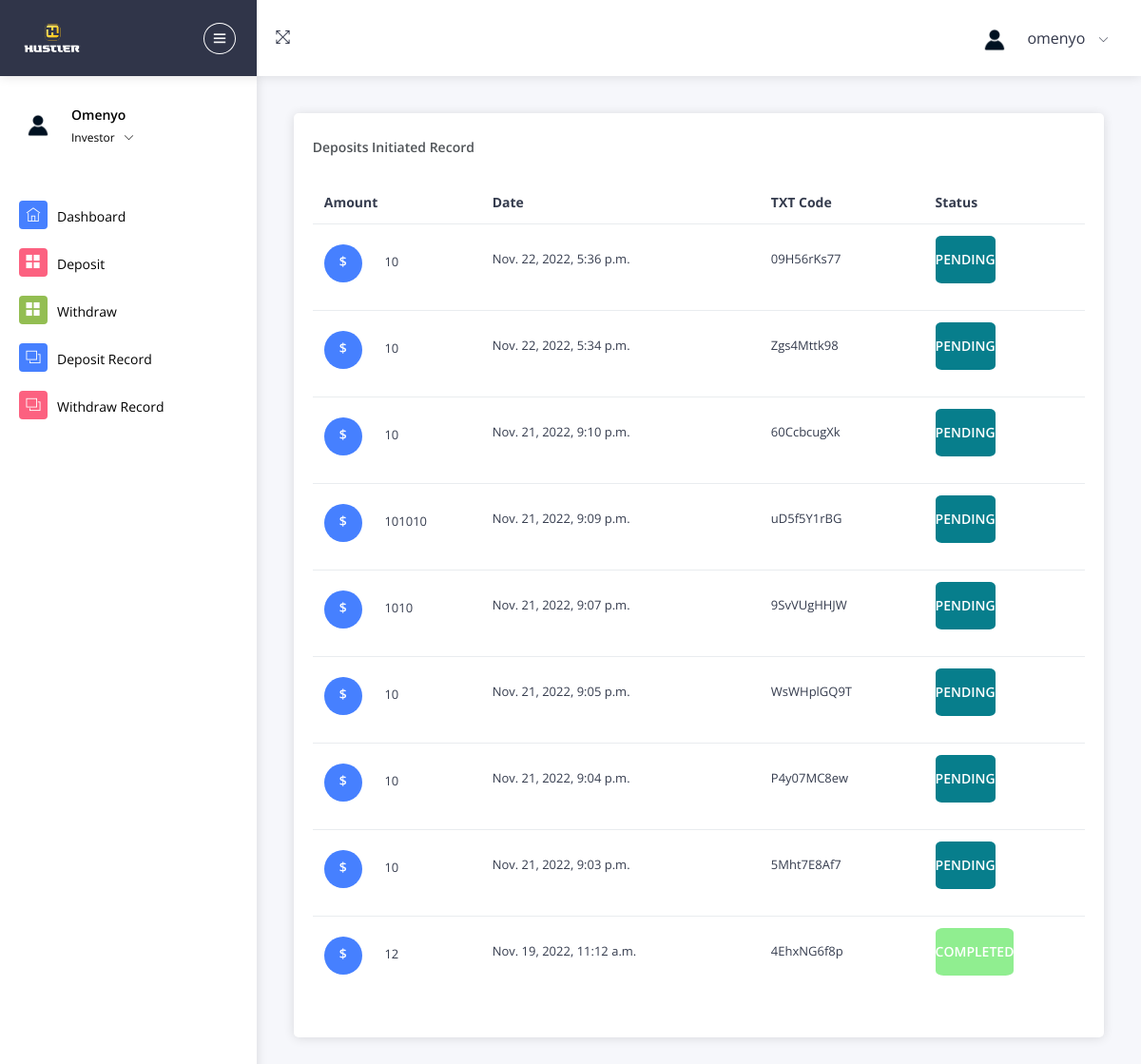
Before: /depositrecord (signed in) with the older database file.
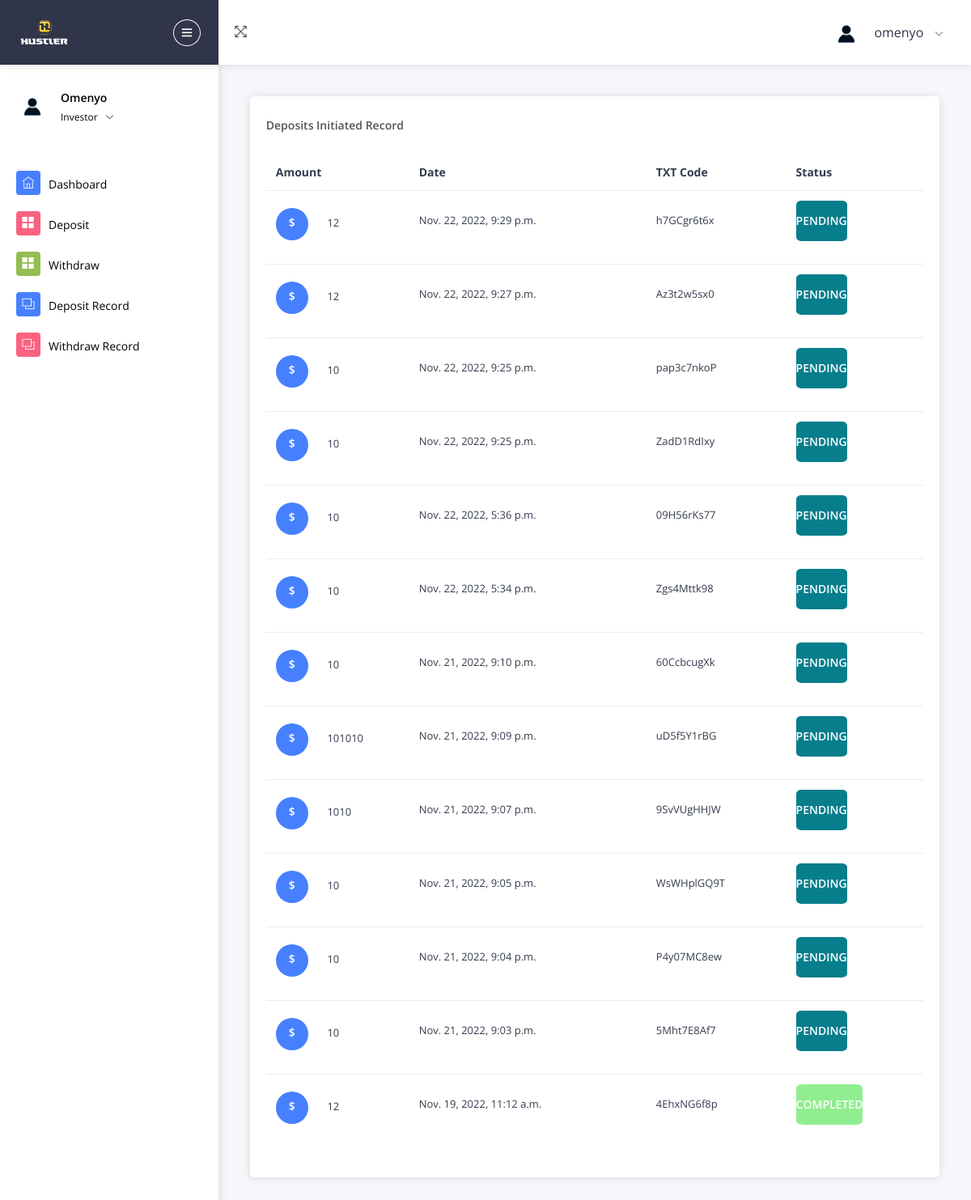
After: the same page with the newer database file.
### main/models.py (models this page shows, shortened)
class Deposit(models.Model):
	person = models.CharField(max_length=1000)
	amount= models.CharField(max_length=1000)
	txt_random=models.CharField(max_length=1000, default=1)
	date_deposit =models.DateTimeField(default=datetime.datetime.today)
	status=models.BooleanField(default=False)
	class Meta:
		ordering = ('-date_deposit', )

### main/views.py (the view)
# urls.py: path('depositrecord', views.depositrecord, name='depositrecord'),
@login_required
def depositrecord(request):
    try:
        lists=Deposit.objects.filter(person=request.user)
    except:
        lists={}
    context={'lists':lists,'header':'Deposits Initiated Record'}
    return render(request, 'withdrawdepositrecord.html',context)

### templates/withdrawdepositrecord.html (shortened to what this page needs)
{% extends 'base.html' %}
{% load static %}
{% block body %}
<div class="pcoded-content">
                        <div class="pcoded-inner-content">
                            <div class="main-body">
                                <div class="page-wrapper">
                                    <div class="page-body">
                                        <div class="row">
                                            <div class="col-md-12 col-xl-12">
                                                <div class="card project-task">
                                                    <div class="card-header">
                                                        <div class="card-header-left ">
                                                            <h5>{{ header }} </h5>
                                                        </div>
                                                        <div class="card-header-right">
                                                            <ul class="list-unstyled card-option">
                                                                <li><i class="icofont icofont-simple-left "></i></li>
                                                            </ul>
                                                        </div>
                                                    </div>
                                                    <div class="card-block p-b-10">
                                                        <div class="table-responsive">
                                                            <table class="table table-hover">
                                                                <thead>
                                                                    <tr>
                                                                        <th>Amount</th>
                                                                        <th>Date</th>
                                                                        <th>TXT Code</th>
                                                                        <th>Status</th>
                                                                    </tr>
                                                                </thead>
                                                                <tbody>
                                                                    {% for i in lists %}
                                                                    <tr>
                                                                        <td>
                                                                            <div class="task-contain">
                                                                                <h6 class="bg-c-blue d-inline-block text-center">$</h6>
                                                                                <p class="d-inline-block m-l-20">{{ i.amount }}</p>
                                                                            </div>
                                                                        </td>
                                                                        <td>
                                                                            <p class="d-inline-block m-r-20">{{ i.date_deposit }}</p>
                                                                        </td>
                                                                        <td>
                                                                            <p class="d-inline-block m-r-20">{{ i.txt_random }}</p>
                                                                        </td>
                                                                        {% if i.status == True %}
                                                                        <td>
                                                                            <p class="d-inline-block m-r-20"style=": 100px;height: 50px;font-size: 14px;color: #ffffff;font-weight: 600;
                                                                            line-height: 50px;text-align:center;display: block;background-color:#90EE90;-webkit-border-radius: 50%;-moz-border-radius: 50%;border-radius: 10%;text-transform: uppercase;">Completed</p>
                                                                        </td>
                                                                        {% else %}
                                                                        <td>
                                                                            <p class="d-inline-block m-r-20" style=": 100px;height: 50px;font-size: 14px;color: #ffffff;font-weight: 600;
                                                                            line-height: 50px;text-align:center;display: block;background-color:#077E8C;-webkit-border-radius: 50%;-moz-border-radius: 50%;border-radius: 10%;text-transform: uppercase;">Pending </p>
                                                                        </td>
                                                                        {% endif %}
                                                                    </tr>
                                                                    {% endfor %}
                                                                </tbody>
                                                            </table>
                                                        </div>
                                                    </div>
                                                </div>
                                            </div>
                                        </div>
                                    </div>
                                </div>
                            </div>
                        </div>
                    </div>
{% endblock %}

### templates/base.html (shortened to what this page needs)
{% load static %}
<!DOCTYPE html>
<html lang="en">
<head>
      <link rel="stylesheet" type="text/css" href="{% static 'assets/css/bootstrap/css/bootstrap.min.css' %}">
      <link rel="stylesheet" type="text/css" href="{% static 'assets/icon/themify-icons/themify-icons.css' %}">
      <link rel="stylesheet" type="text/css" href="{% static 'assets/icon/icofont/css/icofont.css' %}">
      <link rel="stylesheet" type="text/css" href="{% static 'assets/css/style.css' %}">
      <link rel="stylesheet" type="text/css" href="{% static 'assets/css/jquery.mCustomScrollbar.css' %}">
  </head>
  <body>
    <div id="pcoded" class="pcoded">
        <div class="pcoded-container navbar-wrapper">
            <nav class="navbar header-navbar pcoded-header">
                <div class="navbar-wrapper">
                    <div class="navbar-logo">
                        <a class="mobile-menu" id="mobile-collapse" href="#!">
                            <i class="ti-menu"></i>
                        </a>
                        <a href="index.html">
                            <img class="img-fluid" src="{% static 'assets/logo-removebg-preview.png' %}"  alt="Template"style="height:60px;width: 90px;" />
                        </a>
                    </div>
                    <div class="navbar-container container-fluid">
                        <ul class="nav-left">
                            <li>
                                <a href="#!" onclick="javascript:toggleFullScreen()">
                                    <i class="ti-fullscreen"></i>
                                </a>
                            </li>
                        </ul>
                        <ul class="nav-right">
                            <li class="user-profile header-notification">
                                <a href="#!">
                                    <img src="{% static 'assets/default.jpg' %}" class="img-radius" alt="User-Profile-Image">
                                    <span>{% if user.is_authenticated %}{{ request.user.username }}{% else %}Guest User{% endif %}</span>
                                    <i class="ti-angle-down"></i>
                                </a>
                            </li>
                        </ul>
                    </div>
                </div>
            </nav>
            <div class="pcoded-main-container">
                <div class="pcoded-wrapper">
                    <nav class="pcoded-navbar">
                        <div class="pcoded-inner-navbar main-menu">
                            <div class="">
                                <div class="main-menu-header">
                                    <img class="img-40 img-radius" src="{% static 'assets/default.jpg' %}" alt="User-Profile-Image">
                                    <div class="user-details">
                                        <span>{% if user.is_authenticated %}{{ request.user.username }}{% else %}Guest User{% endif %}</span>
                                        <span id="more-details">Investor<i class="ti-angle-down"></i></span>
                                    </div>
                                </div>
                            </div>
                            <div class="pcoded-navigatio-lavel" data-i18n="nav.category.navigation"></div>
                            <ul class="pcoded-item pcoded-left-item">
                                <li class="">
                                    <a href="/">
                                        <span class="pcoded-micon"><i class="ti-home"></i><b>D</b></span>
                                        <span class="pcoded-mtext" data-i18n="nav.dash.main">Dashboard</span>
                                    </a>
                                </li>
                                <li class="">
                                    <a href="/deposit">
                                        <span class="pcoded-micon"><i class="ti-layout-grid2-alt"></i></span>
                                        <span class="pcoded-mtext"  data-i18n="nav.basic-components.main">Deposit</span>
                                    </a>
                                </li>
                                <li class="">
                                    <a href="/withdraw">
                                        <span class="pcoded-micon"><i class="ti-layout-grid2-alt"></i></span>
                                        <span class="pcoded-mtext"  data-i18n="nav.basic-components.main">Withdraw</span>
                                    </a>
                                </li>
                            </ul>
                            <ul class="pcoded-item pcoded-left-item">
                                <li>
                                    <a href="/depositrecord">
                                        <span class="pcoded-micon"><i class="ti-layers"></i><b>FC</b></span>
                                        <span class="pcoded-mtext" data-i18n="nav.form-components.main">Deposit Record</span>
                                    </a>
                                </li>
                                <li>
                                    <a href="/withdrawrecord">
                                        <span class="pcoded-micon"><i class="ti-layers"></i><b>FC</b></span>
                                        <span class="pcoded-mtext" data-i18n="nav.form-components.main">Withdraw Record</span>
                                    </a>
                                </li>
                            </ul>
                        </div>
                    </nav>
{% block body %}
{% endblock %}
</body>
</html>

Changed rows visible on the page:
added Deposit: amount "12", date_deposit "Nov. 22, 2022, 9:29 p.m.", txt_random "h7GCgr6t6x", status "PENDING"
added Deposit: amount "12", date_deposit "Nov. 22, 2022, 9:27 p.m.", txt_random "Az3t2w5sx0", status "PENDING"
added Deposit: amount "10", date_deposit "Nov. 22, 2022, 9:25 p.m.", txt_random "pap3c7nkoP", status "PENDING"
added Deposit: amount "10", date_deposit "Nov. 22, 2022, 9:25 p.m.", txt_random "ZadD1RdIxy", status "PENDING"
